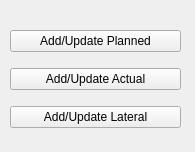
<?xml version="1.0" encoding="UTF-8"?>
<ui version="4.0">
 <class>updateDirWin</class>
 <widget class="QMainWindow" name="updateDirWin">
  <property name="geometry">
   <rect>
    <x>0</x>
    <y>0</y>
    <width>195</width>
    <height>152</height>
   </rect>
  </property>
  <property name="windowTitle">
   <string>DT - UD - {well}</string>
  </property>
  <widget class="QWidget" name="centralwidget">
   <widget class="QWidget" name="layoutWidget">
    <property name="geometry">
     <rect>
      <x>10</x>
      <y>20</y>
      <width>171</width>
      <height>121</height>
     </rect>
    </property>
    <layout class="QVBoxLayout" name="verticalLayout">
     <item>
      <widget class="QPushButton" name="updatePlanBtn">
       <property name="text">
        <string>Add/Update Planned</string>
       </property>
      </widget>
     </item>
     <item>
      <widget class="QPushButton" name="updateActualBtn">
       <property name="text">
        <string>Add/Update Actual</string>
       </property>
      </widget>
     </item>
     <item>
      <widget class="QPushButton" name="lateralBtn">
       <property name="text">
        <string>Add/Update Lateral</string>
       </property>
      </widget>
     </item>
    </layout>
   </widget>
  </widget>
 </widget>
 <resources/>
 <connections/>
</ui>
